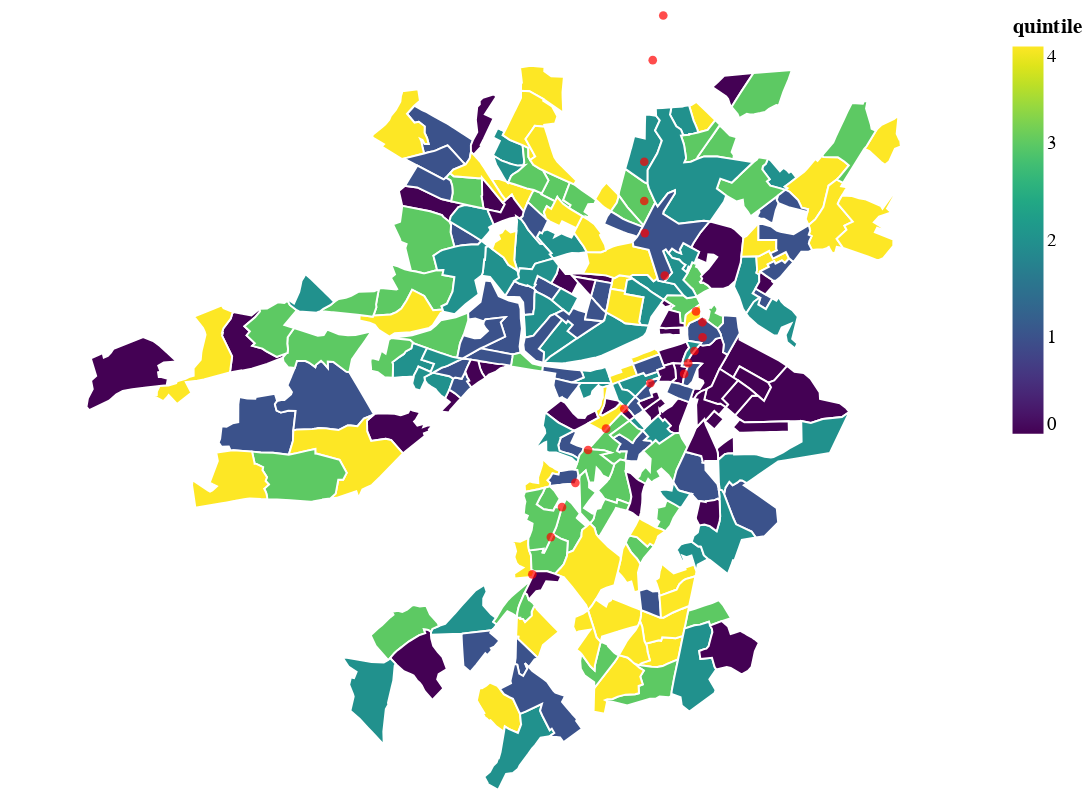

Describe this chart as a Vega-Lite specification.
### Vega-Lite specification from a JSON file in a GitHub repository (floating-point values rounded to 4 significant figures; data arrays with more than 128 entries replaced by an {"elided": "..."} marker saying what was removed)
{"config": {"view": {"continuousWidth": 400, "continuousHeight": 300}}, "layer": [{"data": {"name": "data-54139d1e53abc8b76f915ea73073dc4b"}, "mark": {"type": "geoshape", "stroke": "white"}, "encoding": {"color": {"field": "quintile", "scale": {"scheme": "viridis"}, "type": "quantitative"}, "tooltip": [{"field": "poverty", "type": "quantitative"}, {"field": "percentError", "type": "quantitative"}]}, "height": 400, "width": 500}, {"data": {"name": "data-a2f6e4b392c3cd306f1e341af5ae8153"}, "mark": {"type": "circle", "color": "red"}, "encoding": {"latitude": {"field": "latitude", "type": "quantitative"}, "longitude": {"field": "longitude", "type": "quantitative"}, "size": {"value": 20}, "tooltip": {"field": "STATION", "type": "nominal"}}, "height": 400, "width": 500}], "$schema": "https://vega.github.io/schema/vega-lite/v4.17.0.json", "datasets": {"data-54139d1e53abc8b76f915ea73073dc4b": {"elided": "214 records"}, "data-a2f6e4b392c3cd306f1e341af5ae8153": [{"LINE": "BLUE/ORANGE", "ROUTE": "BLUE Bowdoin to Wonderland / ORANGE Forest Hills to Oak Grove", "STATION": "State", "TERMINUS": "N", "latitude": 42.36, "longitude": -71.06, "type": "Feature", "geometry": {"type": "Point", "coordinates": [-71.06, 42.36]}}, {"LINE": "ORANGE", "ROUTE": "Forest Hills to Oak Grove", "STATION": "Roxbury Crossing", "TERMINUS": "N", "latitude": 42.33, "longitude": -71.1, "type": "Feature", "geometry": {"type": "Point", "coordinates": [-71.1, 42.33]}}, {"LINE": "ORANGE", "ROUTE": "Forest Hills to Oak Grove", "STATION": "Assembly", "TERMINUS": "N", "latitude": 42.39, "longitude": -71.08, "type": "Feature", "geometry": {"type": "Point", "coordinates": [-71.08, 42.39]}}, {"LINE": "ORANGE", "ROUTE": "Forest Hills to Oak Grove", "STATION": "Tufts Medical Center", "TERMINUS": "N", "latitude": 42.35, "longitude": -71.06, "type": "Feature", "geometry": {"type": "Point", "coordinates": [-71.06, 42.35]}}, {"LINE": "ORANGE", "ROUTE": "Forest Hills to Oak Grove", "STATION": "Chinatown", "TERMINUS": "N", "latitude": 42.35, "longitude": -71.06, "type": "Feature", "geometry": {"type": "Point", "coordinates": [-71.06, 42.35]}}, {"LINE": "GREEN/ORANGE", "ROUTE": "GREEN D E / ORANGE Forest Hills to Oak Grove", "STATION": "Haymarket", "TERMINUS": "N", "latitude": 42.36, "longitude": -71.06, "type": "Feature", "geometry": {"type": "Point", "coordinates": [-71.06, 42.36]}}, {"LINE": "GREEN/ORANGE", "ROUTE": "GREEN D E / ORANGE Forest Hills to Oak Grove", "STATION": "North Station", "TERMINUS": "N", "latitude": 42.37, "longitude": -71.06, "type": "Feature", "geometry": {"type": "Point", "coordinates": [-71.06, 42.37]}}, {"LINE": "ORANGE", "ROUTE": "Forest Hills to Oak Grove", "STATION": "Oak Grove", "TERMINUS": "Y", "latitude": 42.44, "longitude": -71.07, "type": "Feature", "geometry": {"type": "Point", "coordinates": [-71.07, 42.44]}}, {"LINE": "ORANGE", "ROUTE": "Forest Hills to Oak Grove", "STATION": "Malden Center", "TERMINUS": "N", "latitude": 42.43, "longitude": -71.07, "type": "Feature", "geometry": {"type": "Point", "coordinates": [-71.07, 42.43]}}, {"LINE": "ORANGE", "ROUTE": "Forest Hills to Oak Grove", "STATION": "Wellington", "TERMINUS": "N", "latitude": 42.4, "longitude": -71.08, "type": "Feature", "geometry": {"type": "Point", "coordinates": [-71.08, 42.4]}}, {"LINE": "ORANGE", "ROUTE": "Forest Hills to Oak Grove", "STATION": "Sullivan Square", "TERMINUS": "N", "latitude": 42.38, "longitude": -71.08, "type": "Feature", "geometry": {"type": "Point", "coordinates": [-71.08, 42.38]}}, {"LINE": "ORANGE", "ROUTE": "Forest Hills to Oak Grove", "STATION": "Community College", "TERMINUS": "N", "latitude": 42.37, "longitude": -71.07, "type": "Feature", "geometry": {"type": "Point", "coordinates": [-71.07, 42.37]}}, {"LINE": "ORANGE", "ROUTE": "Forest Hills to Oak Grove", "STATION": "Forest Hills", "TERMINUS": "Y", "latitude": 42.3, "longitude": -71.11, "type": "Feature", "geometry": {"type": "Point", "coordinates": [-71.11, 42.3]}}, {"LINE": "ORANGE", "ROUTE": "Forest Hills to Oak Grove", "STATION": "Green Street", "TERMINUS": "N", "latitude": 42.31, "longitude": -71.11, "type": "Feature", "geometry": {"type": "Point", "coordinates": [-71.11, 42.31]}}, {"LINE": "ORANGE", "ROUTE": "Forest Hills to Oak Grove", "STATION": "Stony Brook", "TERMINUS": "N", "latitude": 42.32, "longitude": -71.1, "type": "Feature", "geometry": {"type": "Point", "coordinates": [-71.1, 42.32]}}, {"LINE": "ORANGE", "ROUTE": "Forest Hills to Oak Grove", "STATION": "Jackson Square", "TERMINUS": "N", "latitude": 42.32, "longitude": -71.1, "type": "Feature", "geometry": {"type": "Point", "coordinates": [-71.1, 42.32]}}, {"LINE": "ORANGE", "ROUTE": "Forest Hills to Oak Grove", "STATION": "Ruggles", "TERMINUS": "N", "latitude": 42.34, "longitude": -71.09, "type": "Feature", "geometry": {"type": "Point", "coordinates": [-71.09, 42.34]}}, {"LINE": "ORANGE", "ROUTE": "Forest Hills to Oak Grove", "STATION": "Massachusetts Ave", "TERMINUS": "N", "latitude": 42.34, "longitude": -71.08, "type": "Feature", "geometry": {"type": "Point", "coordinates": [-71.08, 42.34]}}, {"LINE": "ORANGE", "ROUTE": "Forest Hills to Oak Grove", "STATION": "Back Bay", "TERMINUS": "N", "latitude": 42.35, "longitude": -71.08, "type": "Feature", "geometry": {"type": "Point", "coordinates": [-71.08, 42.35]}}, {"LINE": "ORANGE/RED", "ROUTE": "ORANGE Forest Hills to Oak Grove / RED A - Ashmont  B - Braintree  C - Alewife", "STATION": "Downtown Crossing", "TERMINUS": "N", "latitude": 42.36, "longitude": -71.06, "type": "Feature", "geometry": {"type": "Point", "coordinates": [-71.06, 42.36]}}]}}
